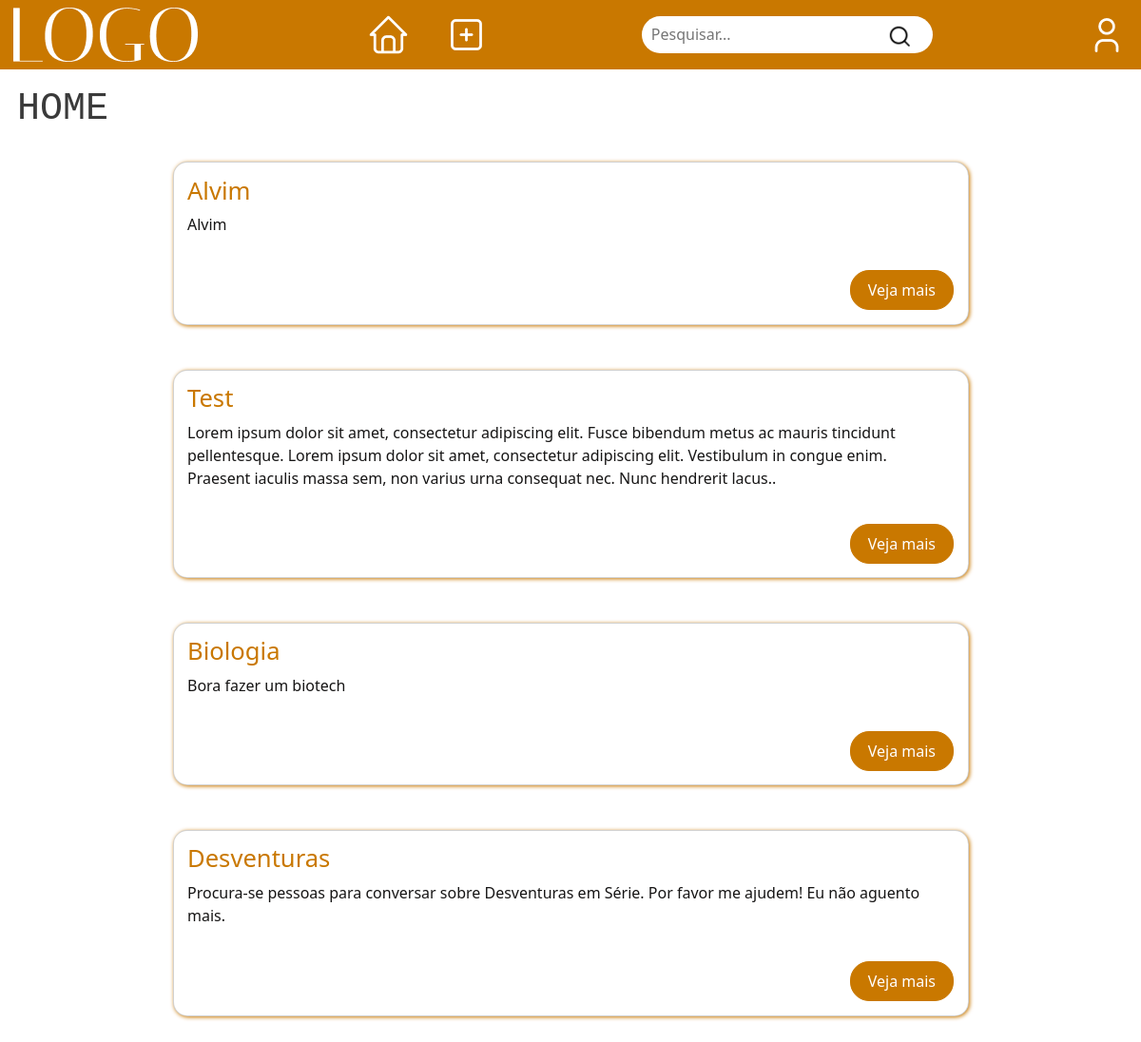
The page /sharin/ (signed in) on the database as committed earlier.
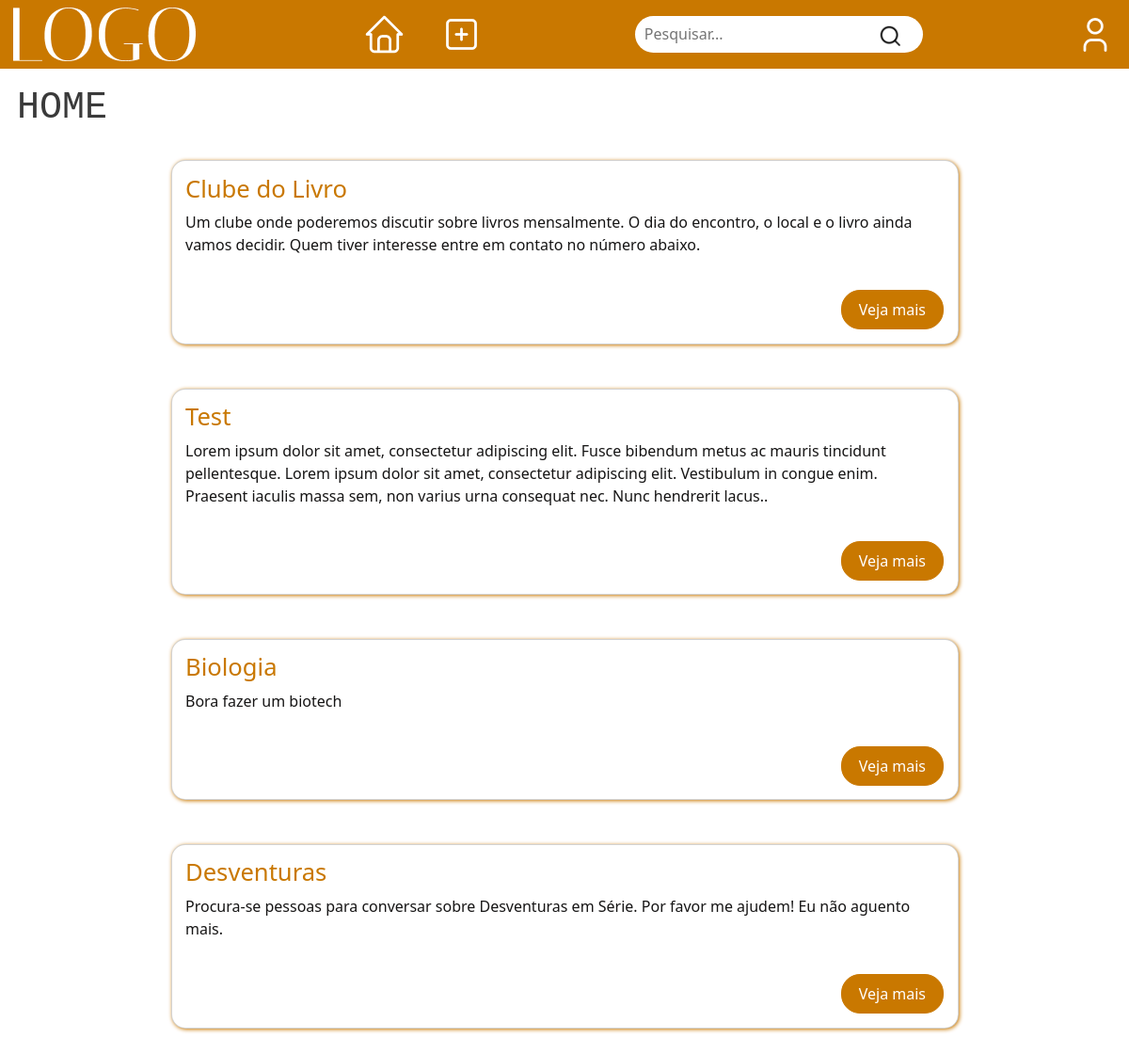
The same page on the database as committed later.
### sharin/models.py (models this page shows)
class Publicacao(models.Model):
    criador = models.IntegerField(blank=False, default=1)
    titulo = models.CharField(max_length=32)
    descricao= models.TextField()
    telefone = models.CharField(max_length=16, blank=True, null=True)
    tags = models.TextField()
    data = models.DateField()

### sharin/views.py (the view)
# urls.py: path("", views.index, name="index"),
def index(request):
    if not request.user.is_authenticated:
        return HttpResponseRedirect(reverse("sharin:login_view"))
    publicacoes = Publicacao.objects.all()
    publicacoes = Reverse(publicacoes)
    return render(request, "sharin/index.html", {
        'publicacao_list': publicacoes,
    })

### sharin/views.py (called while the page is built)
def Reverse(lst):
    new_lst = lst[::-1]
    return new_lst

### sharin/templates/sharin/index.html
{% extends "sharin/layout.html" %}
{% block body %}
    <div class="corpo">
        <div class="info">
            <h1>HOME</h1>
        </div>
        {% for publicacao in publicacao_list %}
            <div class="container">
                <div class="card">
                    <h1>{{publicacao.titulo}}</h1>
                    <div class="content">
                        {% if publicacao.descricao|length > 275  %}
                            <p>{{publicacao.descricao|slice:":275"}}..</p>
                        {%else%}
                            <p>{{publicacao.descricao}}</p>
                        {% endif %}
                        <div id="card-button">
                            <a href="{% url 'sharin:publicacao-view' publicacao.id %}">Veja mais</a>
                        </div>
                    </div>
                </div>
            </div>
        {% empty %}
            <h1>Sem publicações no momento.</h1>
        {% endfor %}
    </div>
{% endblock %}

Rows that differ between the two databases and show on the page:
removed Publicacao: titulo "Alvim", descricao "Alvim"
added Publicacao: titulo "Clube do Livro", descricao "Um clube onde poderemos discutir sobre livros mensalmente. O dia do encontro, o local e o livro ainda vamos decidir. Quem tiver interesse entre em contato no número abaixo."
